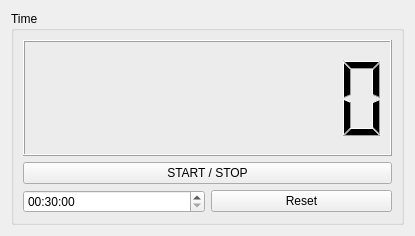
<?xml version="1.0" encoding="UTF-8"?>
<ui version="4.0">
 <class>TimeStatus</class>
 <widget class="QWidget" name="TimeStatus">
  <property name="geometry">
   <rect>
    <x>0</x>
    <y>0</y>
    <width>415</width>
    <height>236</height>
   </rect>
  </property>
  <property name="windowTitle">
   <string>Form</string>
  </property>
  <layout class="QVBoxLayout" name="verticalLayout">
   <item>
    <widget class="QGroupBox" name="groupBox">
     <property name="title">
      <string>Time</string>
     </property>
     <layout class="QVBoxLayout" name="verticalLayout_2">
      <item>
       <widget class="QLCDNumber" name="lcdNumber">
        <property name="digitCount">
         <number>8</number>
        </property>
       </widget>
      </item>
      <item>
       <layout class="QGridLayout" name="gridLayout">
        <item row="1" column="1">
         <widget class="QPushButton" name="pushButton_reset">
          <property name="text">
           <string>Reset</string>
          </property>
         </widget>
        </item>
        <item row="1" column="0">
         <widget class="QTimeEdit" name="timeEdit">
          <property name="dateTime">
           <datetime>
            <hour>0</hour>
            <minute>30</minute>
            <second>0</second>
            <year>2000</year>
            <month>1</month>
            <day>1</day>
           </datetime>
          </property>
          <property name="displayFormat">
           <string>HH:mm:ss</string>
          </property>
         </widget>
        </item>
        <item row="0" column="0" colspan="2">
         <widget class="QPushButton" name="pushButton_start_stop">
          <property name="text">
           <string>START / STOP</string>
          </property>
          <property name="checkable">
           <bool>true</bool>
          </property>
         </widget>
        </item>
       </layout>
      </item>
     </layout>
    </widget>
   </item>
  </layout>
 </widget>
 <resources/>
 <connections/>
</ui>
